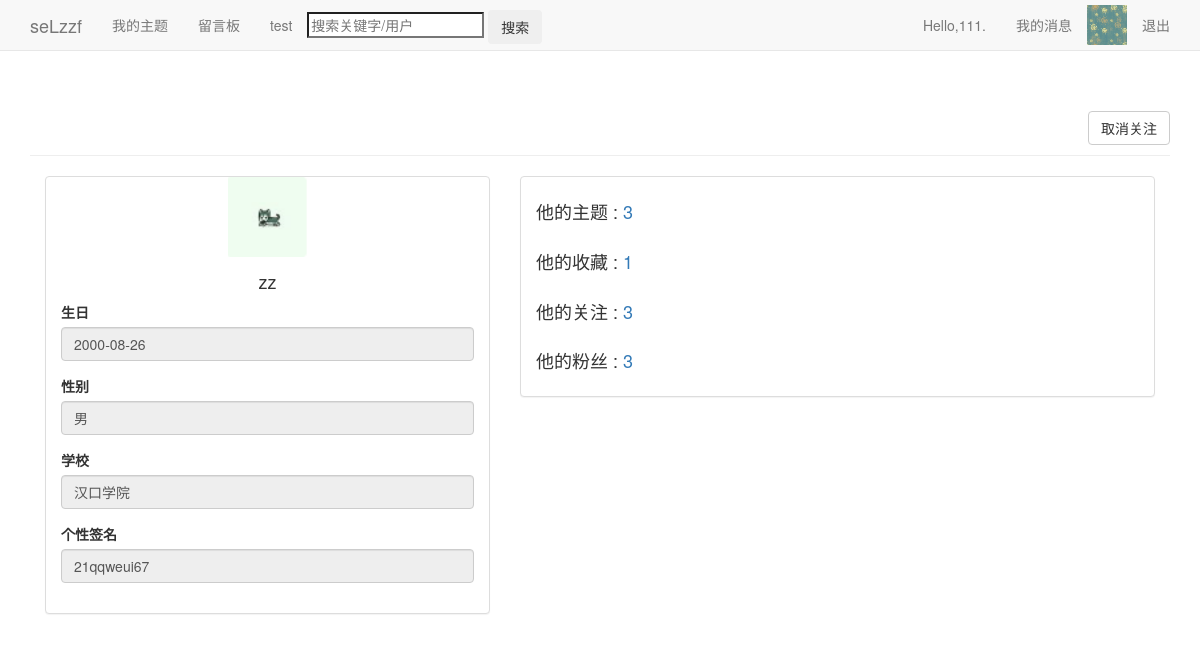
Page /users/userinfo/1/ (signed in) on the committed database.
### users/models.py (models this page shows, shortened)
class Userinfo(models.Model):
	user=models.OneToOneField(User)
	pic=models.ImageField(upload_to='images',default='images/default.jpg',verbose_name='头像',blank=True)
	sex=models.CharField('性别',max_length=2,choices=(
	('男','♂'),('女','♀')),blank=True)
	birthday=models.DateField('生日',default='2000-01-01',blank=True)
	school=models.TextField('学校',max_length=50,default='暂未设置所在学校')
	autograph=models.TextField('个性签名',max_length=50,default='暂未设置个性签名')

### users/views.py (the view)
# urls.py: url(r'^userinfo/(?P<user_id>\d+)/$',views.userinfo,name='userinfo'),
def userinfo(request,user_id):
	page_user=User.objects.get(id=user_id)
	themes=Theme.objects.filter(owner=page_user)
	page_userinfo=Userinfo.objects.get(user=page_user)
	info_read_form=UserProfileForm_read(instance=page_userinfo)
	followers=Follower.objects.filter(focus=page_user)
	focusers=Follower.objects.filter(follower=page_user)
	favorites=Favorites.objects.filter(user=page_user)
	try:
		the_follower=Follower.objects.get(focus=page_user,follower=request.user)
	except:
		the_follower=False
	context={'page_user':page_user,'themes':themes,'page_userinfo':page_userinfo,'info_read_form':info_read_form,'followers':followers,'the_follower':the_follower,'focusers':focusers,'favorites':favorites}
	return render(request,'users/userinfo.html',context)

### users/forms.py
class UserProfileForm_read(ModelForm):
	class Meta:
		model=Userinfo
		fields=['birthday','sex','school','autograph']
		widgets={
			'birthday':TextInput(attrs={'readonly':'readonly'}),
			'sex':TextInput(attrs={'readonly':'readonly'}),
			'school':TextInput(attrs={'readonly':'readonly'}),
			'autograph':TextInput(attrs={'readonly':'readonly'}),
		}

### blog/context_processor.py (called while the page is built)
def request_userinfo(request):
	user=request.user
	try:
		request_userinfo=Userinfo.objects.get(user=user)
		return {'request_userinfo':request_userinfo}
	except:
		return {'request_userinfo':'请登录.'}

### users/templates/users/userinfo.html (shortened to what this page needs)
{% extends "blogs/base.html" %}
{% load bootstrap3 %}
{% block header %}
{% if user == page_user %}
  <p style="margin-bottom:1px " align="right">
    <a href="{% url 'users:alterinfo' %}"><button class="btn btn-default">修改信息</button></a>
  </p>
{% else %}
  <p style="margin-bottom:1px " align="right">
      <a href="{% url 'users:follow' page_user.id %}">
	    {% if the_follower in followers %}
	    <button class="btn btn-default">取消关注</button>
	    {% else %}
	    <button class="btn btn-default">关注</button>
	    {% endif %}
	  </a>
  </p>
{% endif %}
{% endblock header %}
{% block content %}
<div class="col-md-5">
  <div class='panel panel-default'>
    <div style="border:1px padding:2px" class='text-center'>
	  <img src="{{ page_userinfo.pic.url }}" alt='pic' height="80" width="80" />
    </div>
	<div class='panel-body'>
	  <div>
	    <h4 class='text-center' style="margin-top: 0px;">{{page_user.username}}</h4>
	  </div>
	  <form method='post' class='form' enctype="multipart/form-data">
        {% bootstrap_form info_read_form %}
      </form>
    </div>
  </div>
</div>
<div class="col-md-7">
  <div class='panel panel-default'>
    <h4>
    <div class='panel-body'>
	  {% if page_userinfo.sex == '男' %}他{% else %}她{% endif %}的主题 : <a href="{% url 'blogs:themes' page_user.id %}" >{{ themes.count }}</a>
    </div>
	<div class='panel-body'>
	  {% if page_userinfo.sex == '男' %}他{% else %}她{% endif %}的收藏 : <a href="{% url 'users:favorite_list' page_user.id %}">{{ favorites.count }}</a>
    </div>
	<div class='panel-body'>
	  {% if page_userinfo.sex == '男' %}他{% else %}她{% endif %}的关注 : <a href="{% url 'users:ff_list' page_user.id %}?f=focusers">{{ focusers.count }}</a>
    </div>
	<div class='panel-body'>
	  {% if page_userinfo.sex == '男' %}他{% else %}她{% endif %}的粉丝 : <a href="{% url 'users:ff_list' page_user.id %}?f=followers">{{ followers.count }}</a>
    </div>
	</h4>
  </div>
</div>
{% endblock content %}

### blogs/templates/blogs/base.html (shortened to what this page needs)
{% load bootstrap3 %}
{% load static %}
<!DOCTYPE html>
<html lang='en'>
<head>
  {% bootstrap_css %}
</head>
<body>
  <nav class='navbar navbar-default navbar-static-top'>
    <div class='container'>
	  <div class='navbar-header'>
	    <a class='navbar-brand' href="{% url 'blogs:index' %}">seLzzf</a>
	  </div>
	  <div id='navbar' class='navbar-collapse collapse'>
	    <ul class='nav navbar-nav'>
		  <li><a href="{% url 'blogs:themes' page_user.id %}">我的主题</a></li>
		  <li><a href="{% url 'message:message' page_user.id %}">留言板</a></li>
		  <li><a href="{% url 'blogs:test' %}">test</a></li>
		  <li style='margin-top:10px' class='search'>
		    <form method='post' action="{% url 'blogs:search' %}">
		    <input name='search' type='search' placeholder='搜索关键字/用户'/>
		    <input class='btn' type='submit' value='搜索'>
		    </form>
		  </li>
		</ul>
		<ul class='nav navbar-nav navbar-right'>
		  {% if user.is_authenticated %}
			<li><a href="{% url 'users:userinfo' user.id %}">Hello,{{ user.username }}.</a></li>
			<li><a href="{% url 'users:news' %}">我的消息</a></li>
			<li><img style='margin-top:5px' src="{{ request_userinfo.pic.url }}" alt='pic' height="40" width="40"/></li>
			<li><a href="{% url 'users:logout' %}">退出</a></li>
		  {% endif %}
		</ul>
	  </div>
	</div>
  </nav>
  <div class='container'>
    <div class='page-header'>
      {% block header %}{% endblock header %}
    </div>
    <div>
      {% block content %}{% endblock content %}
	</div>
  </div>
</body>
</html>

### rows in the picture
Userinfo: pic (picture)
Userinfo: pic (picture), birthday "2000-08-26", sex "男", school "汉口学院", autograph "21qqweui67"

### other values in the picture
{{ user.username }} "111"
{{ page_user.username }} "zz"
{{ themes.count }} "3"
{{ favorites.count }} "1"
{{ focusers.count }} "3"
{{ followers.count }} "3"
